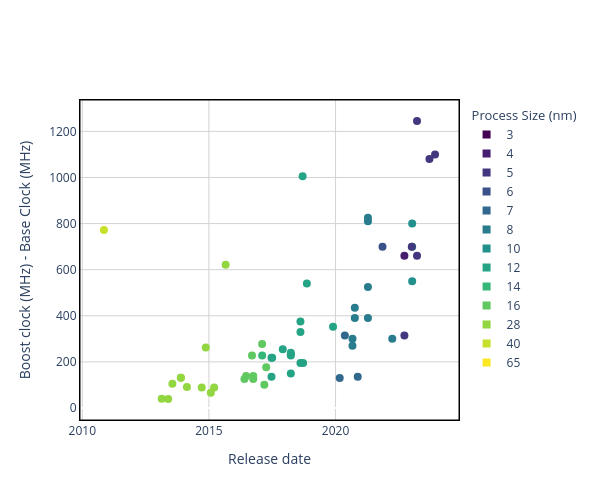

Source (notebook cell):
### Code cell
x = 'Release date'
y = 'Boost clock (MHz) - Base Clock (MHz)'
c = 'Process Size (nm)'
plot_scatter(chip_data, x, y, c)

### Figure 1 — Plotly figure (JSON) as saved in the notebook; plotly's stock layout.template omitted (floating-point values rounded to 4 significant figures)
{"data": [{"customdata": ["AMD Radeon Instinct MI308X", "NVIDIA L20 PCle", "NVIDIA H800 SXM5", "NVIDIA L4", "Intel Data Center GPU Max 1100", "Intel Data Center GPU Max 1350", "Intel Data Center GPU Max 1550", "AMD Radeon Instinct MI300", "NVIDIA H100 PCIe", "NVIDIA H100 SXM5 80GB", "NVIDIA GeForce RTX 3090 Ti", "AMD Radeon Instinct MI250X", "NVIDIA RTX A4000", "NVIDIA A10G", "NVIDIA RTX A5000", "NVIDIA A10 PCIe", "NVIDIA A100 SXM4 80 GB", "NVIDIA RTX A6000", "NVIDIA A40 PCIe", "NVIDIA GeForce RTX 3080", "NVIDIA GeForce RTX 3090", "NVIDIA A100 SXM4 40 GB", "NVIDIA A100", "NVIDIA Tesla V100S PCIe 32 GB", "NVIDIA Quadro RTX 4000", "NVIDIA GeForce RTX 2080 Ti 11GB", "NVIDIA Tesla T4", "NVIDIA Quadro RTX 6000", "NVIDIA Quadro RTX 5000", "NVIDIA Quadro RTX 8000", "NVIDIA Tesla V100 DGXS 16 GB", "NVIDIA Tesla V100 PCIe 32 GB", "NVIDIA Tesla V100 DGXS 32 GB", "NVIDIA Tesla V100 SXM2 32 GB", "NVIDIA Titan V", "NVIDIA Tesla V100 SXM2", "NVIDIA Tesla V100 SXM2 16 GB", "NVIDIA Tesla V100 PCIe 16 GB", "NVIDIA TITAN Xp", "NVIDIA GeForce GTX 1080 Ti", "NVIDIA Quadro P600", "NVIDIA Quadro P4000", "NVIDIA Quadro P5000", "NVIDIA Quadro P6000", "NVIDIA Tesla P4", "NVIDIA P100 PCIe 16GB", "NVIDIA GeForce GTX 1080", "NVIDIA TESLA M60", "NVIDIA GeForce GTX TITAN X", "NVIDIA Quadro K1200", "NVIDIA Tesla K80", "NVIDIA GeForce GTX 980", "NVIDIA GeForce GTX Titan Black", "NVIDIA Tesla K40s", "NVIDIA Tesla K40t", "NVIDIA Quadro K6000", "NVIDIA GeForce GTX 780", "NVIDIA GeForce GTX TITAN", "NVIDIA GeForce GTX 580"], "hovertemplate": "<b>%{customdata}</b><br>Release date: %{x}<br>Boost clock (MHz) - Base Clock (MHz): %{y}<br><extra></extra>", "legendgroup": "data", "marker": {"cmax": 1, "cmin": 0, "color": [0.1923, 0.1923, 0.1923, 0.1923, 0.5, 0.5, 0.5, 0.1923, 0.1154, 0.1923, 0.4231, 0.2692, 0.4231, 0.4231, 0.4231, 0.4231, 0.3462, 0.4231, 0.4231, 0.4231, 0.4231, 0.3462, 0.3462, 0.5769, 0.5769, 0.5769, 0.5769, 0.5769, 0.5769, 0.5769, 0.5769, 0.5769, 0.5769, 0.5769, 0.5769, 0.5769, 0.5769, 0.5769, 0.7308, 0.7308, 0.6538, 0.7308, 0.7308, 0.7308, 0.7308, 0.7308, 0.7308, 0.8077, 0.8077, 0.8077, 0.8077, 0.8077, 0.8077, 0.8077, 0.8077, 0.8077, 0.8077, 0.8077, 0.8846], "colorscale": [[0, "rgb(68, 1, 84)"], [0.07692, "rgb(68, 1, 84)"], [0.07692, "rgb(71, 30, 111)"], [0.1538, "rgb(71, 30, 111)"], [0.1538, "rgb(67, 56, 128)"], [0.2308, "rgb(67, 56, 128)"], [0.2308, "rgb(59, 81, 138)"], [0.3077, "rgb(59, 81, 138)"], [0.3077, "rgb(49, 104, 142)"], [0.3846, "rgb(49, 104, 142)"], [0.3846, "rgb(41, 124, 142)"], [0.4615, "rgb(41, 124, 142)"], [0.4615, "rgb(34, 144, 140)"], [0.5385, "rgb(34, 144, 140)"], [0.5385, "rgb(37, 164, 133)"], [0.6154, "rgb(37, 164, 133)"], [0.6154, "rgb(53, 183, 121)"], [0.6923, "rgb(53, 183, 121)"], [0.6923, "rgb(96, 200, 96)"], [0.7692, "rgb(96, 200, 96)"], [0.7692, "rgb(146, 214, 65)"], [0.8462, "rgb(146, 214, 65)"], [0.8462, "rgb(199, 224, 42)"], [0.9231, "rgb(199, 224, 42)"], [0.9231, "rgb(253, 231, 37)"], [1, "rgb(253, 231, 37)"]], "showscale": false, "size": 8, "symbol": "circle"}, "mode": "markers", "name": "Boost clock (MHz) - Base Clock (MHz)", "showlegend": false, "type": "scatter", "x": ["2023-12-06", "2023-09-16", "2023-03-21", "2023-03-21", "2023-01-10", "2023-01-10", "2023-01-10", "2023-01-04", "2022-09-20", "2022-09-20", "2022-03-29", "2021-11-08", "2021-04-12", "2021-04-12", "2021-04-12", "2021-04-12", "2020-11-16", "2020-10-05", "2020-10-05", "2020-09-01", "2020-09-01", "2020-05-14", "2020-03-01", "2019-11-26", "2018-11-13", "2018-09-20", "2018-09-13", "2018-08-13", "2018-08-13", "2018-08-13", "2018-03-27", "2018-03-27", "2018-03-27", "2018-03-27", "2017-12-01", "2017-07-01", "2017-06-21", "2017-06-21", "2017-04-06", "2017-03-10", "2017-02-07", "2017-02-06", "2016-10-01", "2016-10-01", "2016-09-13", "2016-06-20", "2016-05-27", "2015-08-30", "2015-03-17", "2015-01-28", "2014-11-17", "2014-09-19", "2014-02-18", "2013-11-22", "2013-11-22", "2013-07-23", "2013-05-23", "2013-02-19", "2010-11-09"], "y": [1100, 1080, 660, 1245, 550, 800, 700, 700, 660, 315, 300, 700, 825, 390, 525, 810, 135, 390, 435, 270, 300, 315, 130, 352, 540, 195, 1005, 330, 195, 375, 228, 150, 233, 240, 255, 218, 218, 135, 177, 101, 228, 278, 126, 139, 228, 139, 126, 621, 89, 66, 262, 89, 91, 131, 131, 105, 39, 40, 772]}, {"legendgroup": "Process Size (nm)", "legendgrouptitle": {"text": "Process Size (nm)"}, "marker": {"color": "rgb(68, 1, 84)", "size": 8, "symbol": "square"}, "mode": "markers", "name": "3", "showlegend": true, "type": "scatter", "x": [null], "y": [null]}, {"legendgroup": "Process Size (nm)", "marker": {"color": "rgb(71, 30, 111)", "size": 8, "symbol": "square"}, "mode": "markers", "name": "4", "showlegend": true, "type": "scatter", "x": [null], "y": [null]}, {"legendgroup": "Process Size (nm)", "marker": {"color": "rgb(67, 56, 128)", "size": 8, "symbol": "square"}, "mode": "markers", "name": "5", "showlegend": true, "type": "scatter", "x": [null], "y": [null]}, {"legendgroup": "Process Size (nm)", "marker": {"color": "rgb(59, 81, 138)", "size": 8, "symbol": "square"}, "mode": "markers", "name": "6", "showlegend": true, "type": "scatter", "x": [null], "y": [null]}, {"legendgroup": "Process Size (nm)", "marker": {"color": "rgb(49, 104, 142)", "size": 8, "symbol": "square"}, "mode": "markers", "name": "7", "showlegend": true, "type": "scatter", "x": [null], "y": [null]}, {"legendgroup": "Process Size (nm)", "marker": {"color": "rgb(41, 124, 142)", "size": 8, "symbol": "square"}, "mode": "markers", "name": "8", "showlegend": true, "type": "scatter", "x": [null], "y": [null]}, {"legendgroup": "Process Size (nm)", "marker": {"color": "rgb(34, 144, 140)", "size": 8, "symbol": "square"}, "mode": "markers", "name": "10", "showlegend": true, "type": "scatter", "x": [null], "y": [null]}, {"legendgroup": "Process Size (nm)", "marker": {"color": "rgb(37, 164, 133)", "size": 8, "symbol": "square"}, "mode": "markers", "name": "12", "showlegend": true, "type": "scatter", "x": [null], "y": [null]}, {"legendgroup": "Process Size (nm)", "marker": {"color": "rgb(53, 183, 121)", "size": 8, "symbol": "square"}, "mode": "markers", "name": "14", "showlegend": true, "type": "scatter", "x": [null], "y": [null]}, {"legendgroup": "Process Size (nm)", "marker": {"color": "rgb(96, 200, 96)", "size": 8, "symbol": "square"}, "mode": "markers", "name": "16", "showlegend": true, "type": "scatter", "x": [null], "y": [null]}, {"legendgroup": "Process Size (nm)", "marker": {"color": "rgb(146, 214, 65)", "size": 8, "symbol": "square"}, "mode": "markers", "name": "28", "showlegend": true, "type": "scatter", "x": [null], "y": [null]}, {"legendgroup": "Process Size (nm)", "marker": {"color": "rgb(199, 224, 42)", "size": 8, "symbol": "square"}, "mode": "markers", "name": "40", "showlegend": true, "type": "scatter", "x": [null], "y": [null]}, {"legendgroup": "Process Size (nm)", "marker": {"color": "rgb(253, 231, 37)", "size": 8, "symbol": "square"}, "mode": "markers", "name": "65", "showlegend": true, "type": "scatter", "x": [null], "y": [null]}], "layout": {"height": 500, "paper_bgcolor": "white", "plot_bgcolor": "white", "shapes": [{"line": {"color": "black", "width": 1}, "type": "rect", "x0": 0, "x1": 1, "xref": "paper", "y0": 0, "y1": 1, "yref": "paper"}], "width": 600, "xaxis": {"gridcolor": "lightgray", "linecolor": "black", "linewidth": 1, "mirror": true, "showgrid": true, "showline": true, "title": {"text": "Release date"}}, "yaxis": {"gridcolor": "lightgray", "linecolor": "black", "linewidth": 1, "mirror": true, "showgrid": true, "showline": true, "title": {"text": "Boost clock (MHz) - Base Clock (MHz)"}}}}
